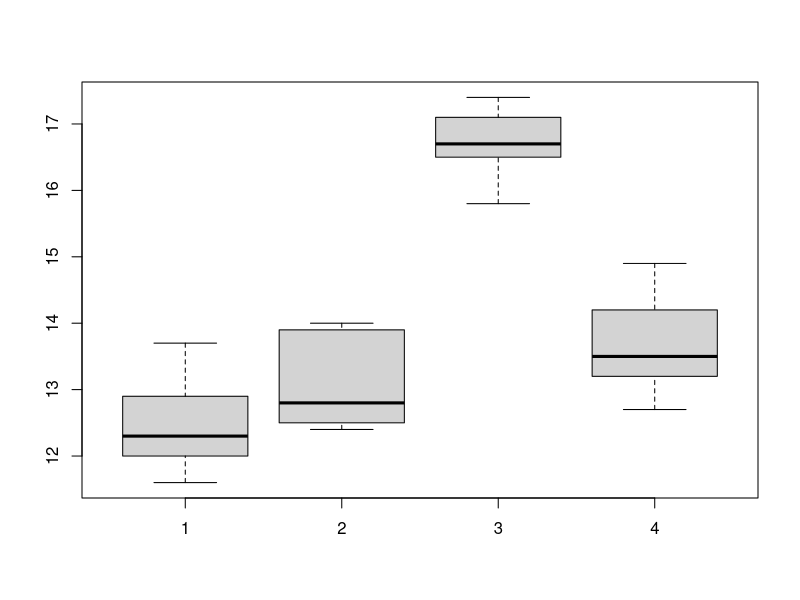
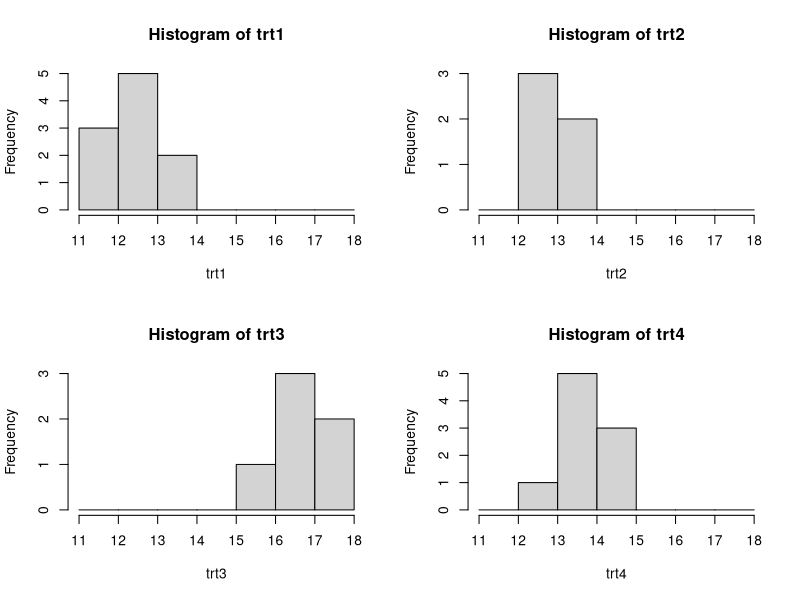
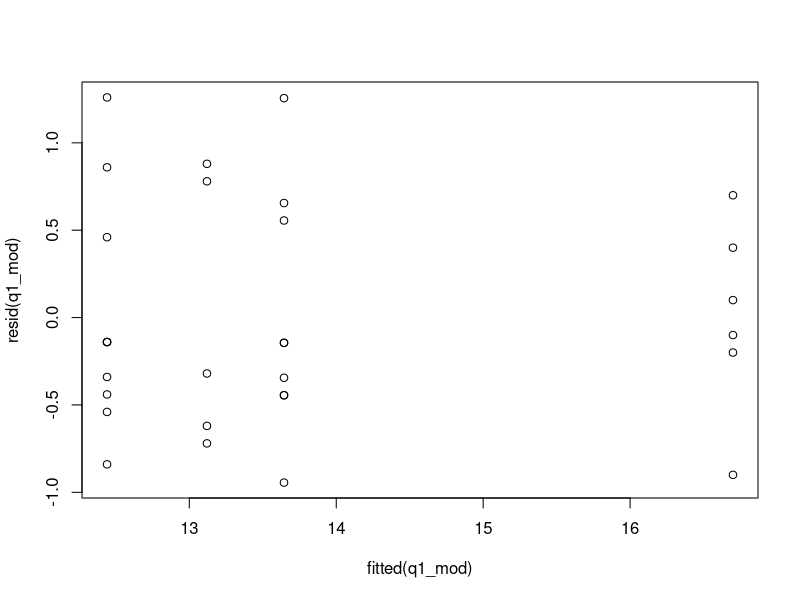
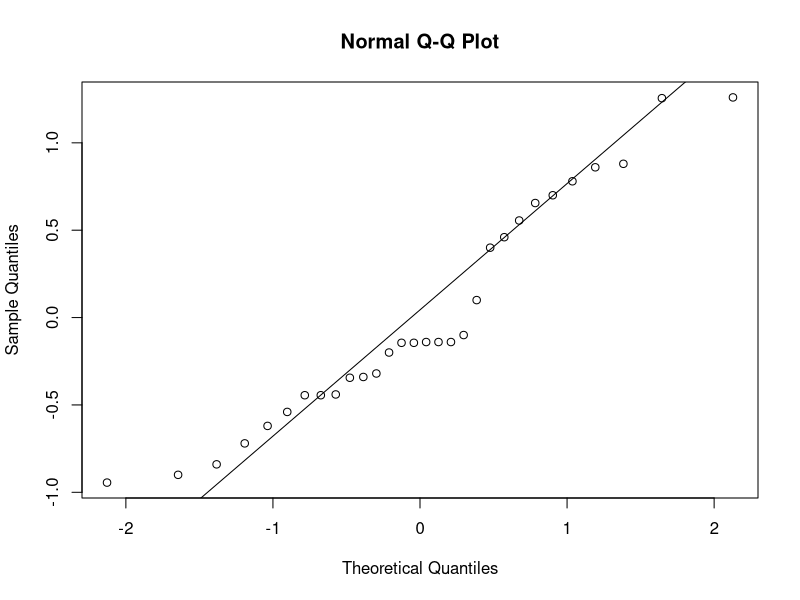

Recreate these plots in R, in order.
## ---- chunk 1
knitr::opts_chunk$set(echo = TRUE, tidy.opts=list(width.cutoff=90),tidy=TRUE)
options(tinytex.verbose = TRUE)
## ---- chunk 2
# Data
trt1 <- c(13.3, 13.7, 11.6, 11.9, 12.0, 12.9, 12.3, 12.1, 12.3, 12.3)
trt2 <- c(12.5, 13.9, 12.4, 14.0, 12.8)
trt3 <- c(16.8, 16.6, 17.1, 15.8, 17.4, 16.5)
trt4 <- c(13.2, 14.2, 13.5, 13.2, 14.3, 12.7, 14.9, 13.3, 13.5)

# Create vectors of all observations and treatments
q1_vals <- c(trt1, trt2, trt3, trt4)
q1_trt <- c(rep("Trt1", 10), rep("Trt2", 5),
            rep("Trt3", 6), rep("Trt4", 9))
## ---- chunk 3
# Find Tukey multiplier
qtukey(0.95, nmeans = 4, df = 26)/sqrt(2)
## ---- chunk 4
# Data
trt1 <- c(13.3, 13.7, 11.6, 11.9, 12.0, 12.9, 12.3, 12.1, 12.3, 12.3)
trt2 <- c(12.5, 13.9, 12.4, 14.0, 12.8)
trt3 <- c(16.8, 16.6, 17.1, 15.8, 17.4, 16.5)
trt4 <- c(13.2, 14.2, 13.5, 13.2, 14.3, 12.7, 14.9, 13.3, 13.5)
# Create vectors of all observations and treatments
q1_vals <- c(trt1, trt2, trt3, trt4)
q1_trt <- c(rep("Trt1", 10), rep("Trt2", 5),
rep("Trt3", 6), rep("Trt4", 9))
# Boxplot
boxplot(trt1, trt2, trt3, trt4,
names = c("1", "2", "3", "4"))

# Histograms
par(mfrow=c(2,2))
hist(trt1, breaks=seq(11, 18, 1))
hist(trt2, breaks=seq(11, 18, 1))
hist(trt3, breaks=seq(11, 18, 1))
hist(trt4, breaks=seq(11, 18, 1))

par(mfrow=c(1,1))
## ---- chunk 5
ybar1 <- mean(trt1); s1 <- sd(trt1); n1 <- length(trt1)
ybar2 <- mean(trt2); s2 <- sd(trt2); n2 <- length(trt2)
ybar3 <- mean(trt3); s3 <- sd(trt3); n3 <- length(trt3)
ybar4 <- mean(trt4); s4 <- sd(trt4); n4 <- length(trt4)
ybar <- mean(q1_vals); s <- sd(q1_vals); N <- length(q1_vals)
## ---- chunk 6
1 - pf(53.524, df1 = 3, df2 = 26)
## ---- chunk 7
q1_mod <- aov(q1_vals ~ q1_trt)
summary(q1_mod)
## ---- chunk 8
plot(fitted(q1_mod), resid(q1_mod))
## ---- chunk 9
qqnorm(resid(q1_mod)); qqline(resid(q1_mod))
## ---- chunk 10
qt(1 - 0.05 / 2, 26)
## ---- chunk 11
# Find Tukey multiplier
qtukey(0.95, nmeans = 4, df = 26)/sqrt(2)
## ---- chunk 12
# Find Bonferroni multiplier
qt(1 - 0.05 / 2 / 6, df=26) # as we have 6 pairs for comparison.
